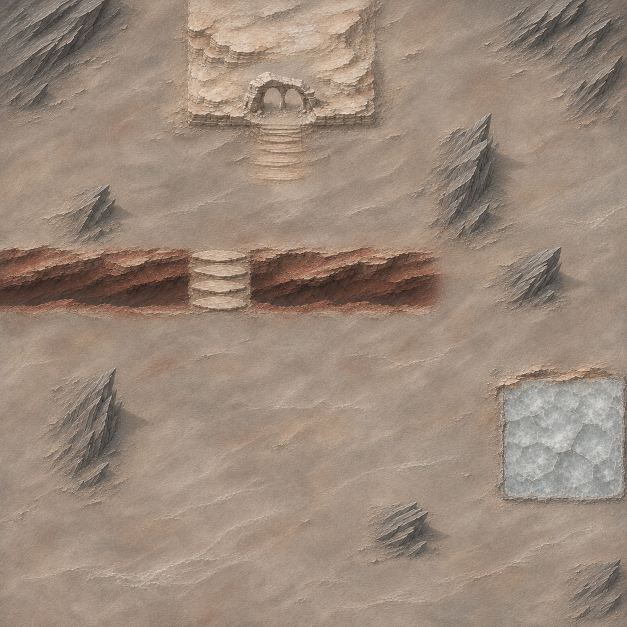
#> input picture art-src/m4_le_veilleur/peinture_source.png, 1254 x 1254 px (shown at 1/2 size)
$ python export.py
#> lines starting #> are read from the running program, lines starting #| are printed output that depends on the picture
"""Assemble le terrain Surface à partir des peintures et exporte les calques PNG."""
from pathlib import Path
import json
import sys

import numpy as np
from PIL import Image, ImageDraw, ImageFilter
from scipy.ndimage import label

HERE = Path(__file__).resolve().parent
ROOT = HERE.parents[1]
SOURCE = ROOT / "art-src/m4_le_veilleur/peinture_source.png"
TARGET = ROOT / "assets/terrain/surface"
SIZE = 384
SMALL = 192
RESAMPLE = Image.Resampling.LANCZOS
SIDES = ("n", "e", "s", "w")
SIGN_NAMES = dict(zip(".RMrCGBX", ("plain", "rock", "mesa", "ramp", "canyon", "ford", "basin", "ruin")))
COUNTS = dict(zip(SIGN_NAMES.values(), (4, 3, 3, 2, 3, 2, 3, 4)))
EDGED = ("mesa", "canyon", "basin")

# Les détails de matière peuvent varier au centre. Les huit pixels extérieurs
# reposent sur le même échantillon périodique pour chaque famille.
Y, X = np.mgrid[:SIZE, :SIZE]
EDGE_DIST = np.minimum.reduce((X, Y, SIZE - 1 - X, SIZE - 1 - Y))
FADE = np.clip((EDGE_DIST - 8) / 55, 0, 1)
FADE = (FADE**2 * (3 - 2 * FADE))[..., None]


def crop(image, box, size=(SIZE, SIZE)):
    return image.crop(box).resize(size, RESAMPLE)


def periodic(image):
    part = image.resize((SIZE // 2, SIZE // 2), RESAMPLE)
    mirror = Image.Transpose.FLIP_LEFT_RIGHT
    flip = Image.Transpose.FLIP_TOP_BOTTOM
    result = Image.new("RGB", (SIZE, SIZE))
    result.paste(part, (0, 0))
    result.paste(part.transpose(mirror), (SIZE // 2, 0))
    result.paste(part.transpose(flip), (0, SIZE // 2))
    result.paste(part.transpose(flip).transpose(mirror), (SIZE // 2, SIZE // 2))
    return result


def material(source, boxes, target, contrast=1.0):
    variants = []
    for box in boxes:
        sample = np.asarray(crop(source, box)).astype(float)
        low = np.asarray(Image.fromarray(np.uint8(sample)).filter(ImageFilter.GaussianBlur(23)))
        sample = (sample - low) * 0.75 + (low - np.mean(low, axis=(0, 1))) * contrast
        variants.append(Image.fromarray(np.uint8(np.clip(sample + target, 0, 255))))
    baseline = np.asarray(periodic(variants[0])).astype(float)
    return [
        Image.fromarray(np.uint8(np.asarray(sample) * FADE + baseline * (1 - FADE)))
        for sample in variants
    ]


def rgba(rgb, alpha):
    return Image.fromarray(
        np.uint8(np.clip(np.dstack((rgb, alpha * 255)), 0, 255)), "RGBA"
    )


def edge_strip(material_image, name, side):
    source = np.asarray(material_image).astype(float)
    profile = {
        "mesa": ((133, 109, 91), 55, 2.0),
        "canyon": ((145, 89, 73), 118, 4.8),
        "basin": ((110, 116, 117), 39, 2.1),
    }
    color, width, frequency = profile[name]
    depth, tangent = ((Y, X), (SIZE - 1 - X, Y), (SIZE - 1 - Y, X), (X, Y))[side]
    phase = tangent * 2 * np.pi / SIZE
    waviness = np.sin(3 * phase) * 5 + np.sin(7 * phase) * 2.5
    distance = depth - waviness
    south = side == 2
    if name == "mesa" and south:
        width = 106
    peak = 1 - np.clip(distance / width, 0, 1)
    laminae = np.sin(distance / frequency + np.sin(phase) * 0.9) * 12
    rim = np.exp(-((distance - 8) / 6) ** 2) * 19
    grain = (source - np.mean(source, axis=(0, 1))) * 0.68
    shade = laminae * peak + rim
    if name == "mesa":
        shade -= 34 * peak if south else -12 * peak
    elif name == "canyon":
        shade -= 22 * (1 - peak)
        if side == 0:
            shade -= 25 * peak
        elif side == 2:
            shade += 10 * peak
    rgb = np.array(color) + grain + shade[..., None]
    return rgba(rgb, peak**0.72)


def footing(base, image, height, shadow_opacity=68, max_width=SIZE - 45):
    box = image.getbbox(alpha_only=True)
    if box is None:
        raise ValueError("Découpe sans sujet")
    image = image.crop(box)
    scale = min(height / image.height, max_width / image.width)
    image = image.resize((round(image.width * scale), round(image.height * scale)), RESAMPLE)
    origin = ((SIZE - image.width) // 2 - 6, (SIZE - image.height) // 2 - 16)
    shadow = Image.new("L", base.size)
    draw = ImageDraw.Draw(shadow)
    x, y = origin
    bottom = y + image.height
    draw.ellipse((x + 15, bottom - 35, x + image.width + 34, bottom + 25), fill=shadow_opacity)
    shadow = shadow.filter(ImageFilter.GaussianBlur(14))
    shadow_array = np.asarray(shadow).copy()
    shadow_array[EDGE_DIST < 8] = 0
    layer = Image.new("RGBA", base.size, (24, 24, 32, 0))
    layer.putalpha(Image.fromarray(shadow_array))
    layer.alpha_composite(image, origin)
    return layer


def extract_detail(sheet, col, row):
    w, h = sheet.size
    box = (round(col * w / 4), round(row * h / 2),
           round((col + 1) * w / 4), round((row + 1) * h / 2))
    shape = sheet.crop(box)
    alpha = np.array(shape.getchannel("A"))
    components, _ = label(alpha >= 36)
    counts = np.bincount(components.ravel())
    counts[0] = 0
    if not counts.max():
        raise ValueError(f"Planche vide en {col}, {row}")
    # Les petits éclats peints font partie des ruines.
    keep = counts >= counts.max() * 0.012
    keep[0] = False
    alpha[~keep[components]] = 0
    shape.putalpha(Image.fromarray(alpha))
    return shape


def pass_tile(source, box, base, flip=False):
    subject = crop(source, box)
    if flip:
        subject = subject.rotate(90, resample=Image.Resampling.BICUBIC)
    cross = Y if flip else X
    longitudinal = X if flip else Y
    a = np.clip((SIZE * 0.46 - abs(cross - SIZE / 2)) / 50, 0, 1)
    a *= np.clip(np.minimum(longitudinal, SIZE - 1 - longitudinal) / 18, 0, 1) * 0.99
    detail = rgba(np.asarray(subject), a)
    return Image.alpha_composite(base.convert("RGBA"), detail).convert("RGB")


def main():
    source = Image.open(SOURCE).convert("RGB")
#> source is the input picture: PIL image 1254x1254 RGB; mean R, G, B 155.1, 137.2, 122.7
    sheet = Image.open(HERE / "reliefs_source.png").convert("RGBA")
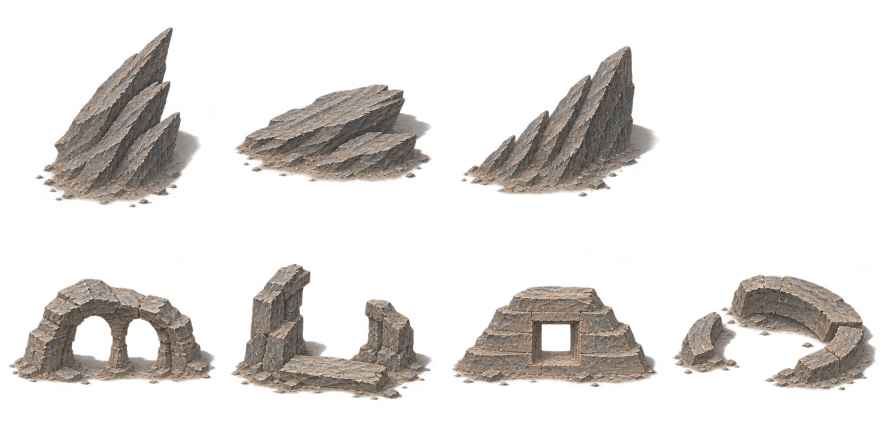
#> input picture art-src/surface/reliefs_source.png, 1774 x 887 px (shown at 1/2 size)
#> sheet is the input picture: PIL image 1774x887 RGBA; mean R, G, B, A 39.4, 33.3, 29.7, 58.8
    materials = {
        "plain": material(source, (
            (300, 1010, 448, 1140), (430, 777, 585, 917),
            (620, 851, 724, 984), (871, 1040, 1034, 1175)), (164, 149, 135)),
        "mesa": material(source, (
            (394, 18, 525, 92), (548, 16, 700, 94),
            (392, 91, 486, 156)), (194, 179, 158), 0.20),
        "canyon": material(source, (
            (25, 530, 119, 597), (182, 523, 300, 598),
            (557, 528, 694, 604)), (71, 50, 48), 0.10),
        "basin": material(source, (
            (1016, 780, 1130, 914), (1112, 797, 1240, 926),
            (1041, 861, 1186, 978)), (137, 153, 159)),
    }
#> after the loop in material, `for box in boxes:`: variants = 4 items
#> in periodic, `mirror = Image.Transpose.FLIP_LEFT_RIGHT`: mirror = 0
#> in periodic, `flip = Image.Transpose.FLIP_TOP_BOTTOM`: flip = 1
#> in periodic, `result = Image.new("RGB", (SIZE, SIZE))`: result: PIL image 384x384 RGB; every value is 0
#> the loop in material (call 2), `for box in boxes:` made 3 passes
#> box on passes 1 to 3: (394, 18, 525, 92), (548, 16, 700, 94), (392, 91, 486, 156)
#> call 3 of material, with target = (71, 50, 48), contrast = 0.1
#> in material (call 3), `variants = []`: variants = []
#> the loop in material (call 3), `for box in boxes:` made 3 passes
#> box on passes 1 to 3: (25, 530, 119, 597), (182, 523, 300, 598), (557, 528, 694, 604)
#> after the loop in material (call 3), `for box in boxes:`:
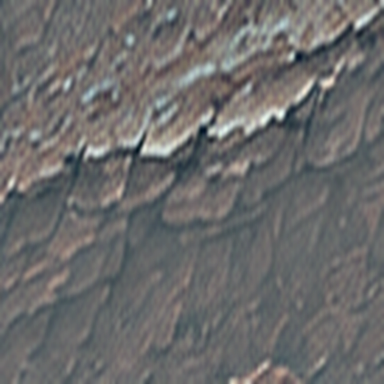
#> sample: shape (384, 384, 3) float64; mean R, G, B 0, 0, 0; drawn with min black and max white
#> after the loop in material (call 3), `for box in boxes:`: variants = 3 items
#> in periodic (call 3), `result.paste(part.transpose(flip).transpose(mirror), (SIZE // 2, SIZE ..`:
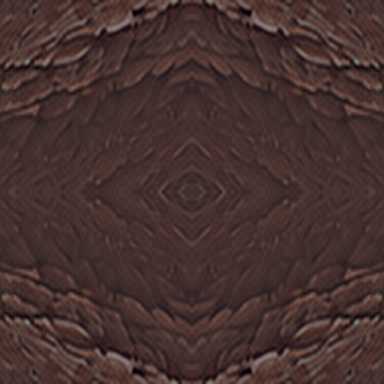
#> result: PIL image 384x384 RGB; mean R, G, B 70.5, 49.5, 47.5
#> call 4 of material, with target = (137, 153, 159), contrast = 1
#> in material (call 4), `variants = []`: variants = []
#> the loop in material (call 4), `for box in boxes:` made 3 passes
#> box on passes 1 to 3: (1016, 780, 1130, 914), (1112, 797, 1240, 926), (1041, 861, 1186, 978)
#> pass 1, in material (call 4), `sample = (sample - low) * 0.75 + (low - np.mean(low, axis=(0, 1))) * c..`:
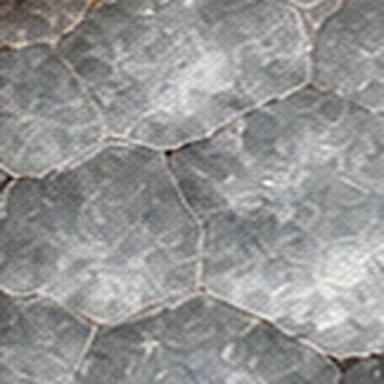
#> sample: shape (384, 384, 3) float64; mean R, G, B 0.1, 0.1, 0.1; drawn with min black and max white
#> after the loop in material (call 4), `for box in boxes:`:
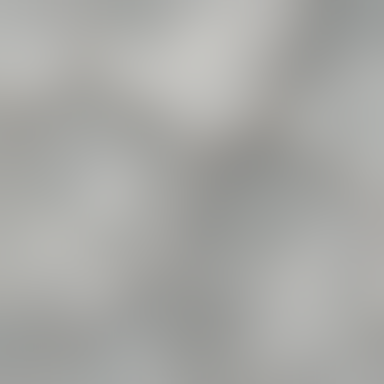
#> low: shape (384, 384, 3); mean R, G, B 167.8, 168.2, 165.5
#> after the loop in material (call 4), `for box in boxes:`:
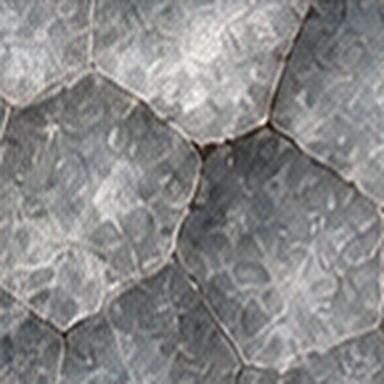
#> sample: shape (384, 384, 3) float64; mean R, G, B 0, 0, 0; drawn with min black and max white
#> after the loop in material (call 4), `for box in boxes:`: variants = 3 items
#> in periodic (call 4), `result.paste(part.transpose(mirror), (SIZE // 2, 0))`:
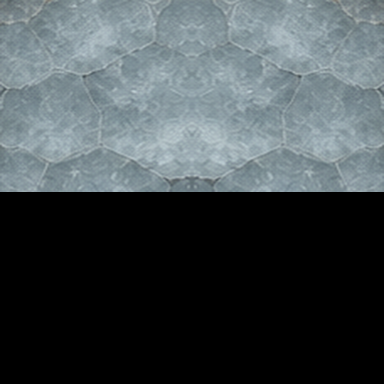
#> result: PIL image 384x384 RGB; mean R, G, B 68.3, 76.3, 79.3
    layers = {}
    for family, variants in materials.items():
        for i, image in enumerate(variants):
            layers[f"{family}_{i}"] = image
#> this loop made 4 passes
#> family on passes 1 to 4: 'plain', 'mesa', 'canyon', 'basin'
#> after the loop, layers = 13 items

    for family, row, count in (("rock", 0, 3), ("ruin", 1, 4)):
        for i in range(count):
            base = materials["plain"][i]
            details = footing(base, extract_detail(sheet, i, row), 285 if row == 0 else 270)
            # Une ruine peut occuper une plaine ou un plateau sous-jacent.
            if family == "ruin":
                layers[f"ruin_high_{i}"] = details
            layers[f"{family}_{i}"] = Image.alpha_composite(base.convert("RGBA"), details).convert("RGB")
#> this loop made 2 passes
#> after the loop, layers = 24 items

    for i in range(2):
        layers[f"ramp_{i}"] = pass_tile(
            source, (500, 240, 629, 369), materials["plain"][0], flip=bool(i)
        )
        layers[f"ford_{i}"] = pass_tile(
            source, (383, 500, 495, 625), materials["plain"][0], flip=bool(i)
        )
#> this loop made 2 passes
#> after the loop, layers = 28 items

    for family in EDGED:
        strips = [edge_strip(materials[family][0], family, side) for side in range(4)]
        for mask in range(16):
            overlay = Image.new("RGBA", (SIZE, SIZE))
            for side, strip in enumerate(strips):
                if mask & (1 << side):
                    overlay.alpha_composite(strip)
            layers[f"{family}_edge_{mask:02d}"] = overlay
#> after the loop, layers = 76 items

    editable = HERE / "calques_384"
    editable.mkdir(exist_ok=True)
    TARGET.mkdir(parents=True, exist_ok=True)
    for stem, layer in layers.items():
        layer.save(editable / f"{stem}.png", optimize=True)
        layer.resize((SMALL, SMALL), RESAMPLE).save(TARGET / f"{stem}.png", optimize=True)
#> this loop made 76 passes
    manifest = {
        "cell_size": SMALL, "source_cell_size": SIZE, "terrain": SIGN_NAMES,
        "variants": COUNTS, "edge_terrains": list(EDGED), "edge_side_bits": dict(zip(SIDES, (1, 2, 4, 8))),
    }
    (TARGET / "manifest.json").write_text(json.dumps(manifest, indent=2) + "\n")
    if len(sys.argv) > 1 and sys.argv[1] == "--count":
        print(f"{sum(COUNTS.values())} tuiles, {16 * len(EDGED)} bordures, 4 calques de ruine")


if __name__ == "__main__":
    main()
